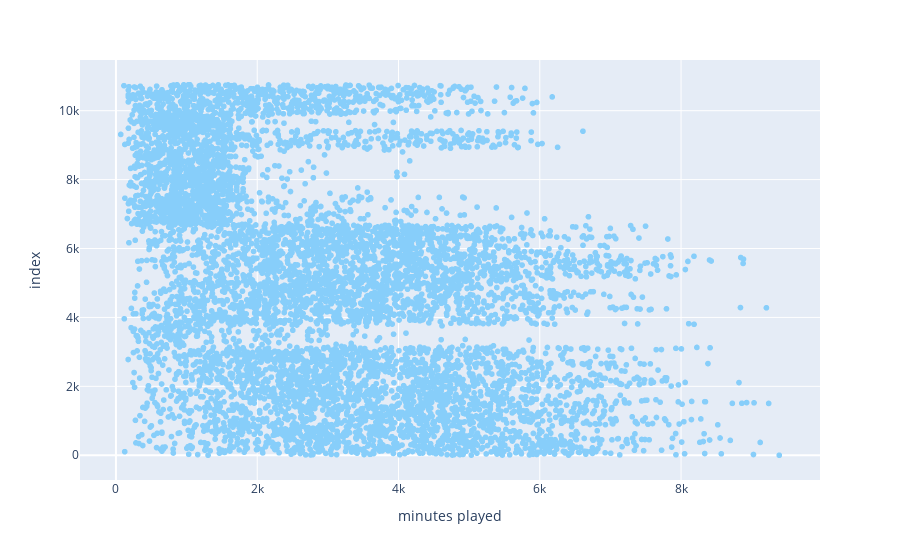

Notebook source saved alongside this figure:
### Code cell
fig = px.scatter(df_football, x='minutes played',  color_discrete_sequence=['lightskyblue'])
fig.show()

### Figure 1 — Plotly figure (JSON) as saved in the notebook; plotly's stock layout.template omitted (floating-point values rounded to 4 significant figures; data arrays with more than 128 entries replaced by an {"elided": "..."} marker saying what was removed)
{"data": [{"hovertemplate": "minutes played=%{x}<br>index=%{y}<extra></extra>", "legendgroup": "", "marker": {"color": "lightskyblue", "symbol": "circle"}, "mode": "markers", "name": "", "showlegend": false, "type": "scattergl", "x": {"elided": "8025 int values"}, "xaxis": "x", "y": {"elided": "8025 int values"}, "yaxis": "y"}], "layout": {"legend": {"tracegroupgap": 0}, "margin": {"t": 60}, "xaxis": {"anchor": "y", "domain": [0, 1], "title": {"text": "minutes played"}}, "yaxis": {"anchor": "x", "domain": [0, 1], "title": {"text": "index"}}}}
